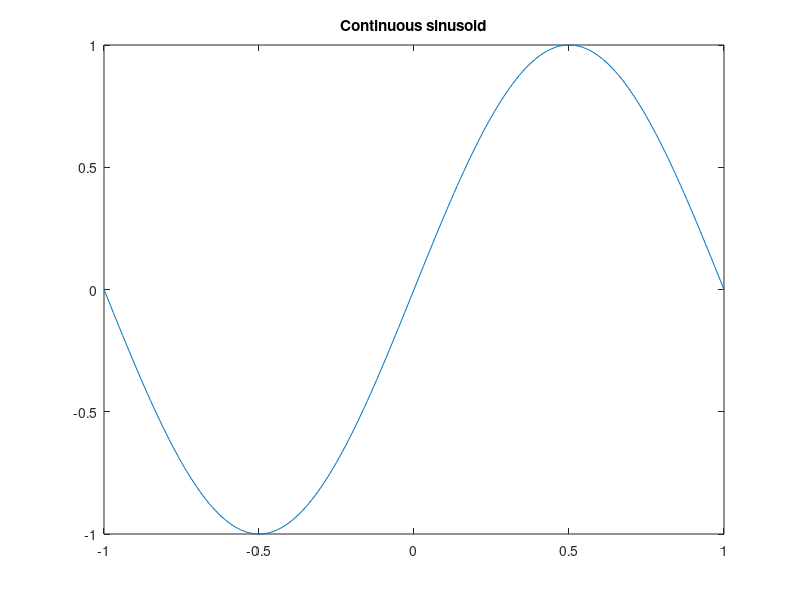
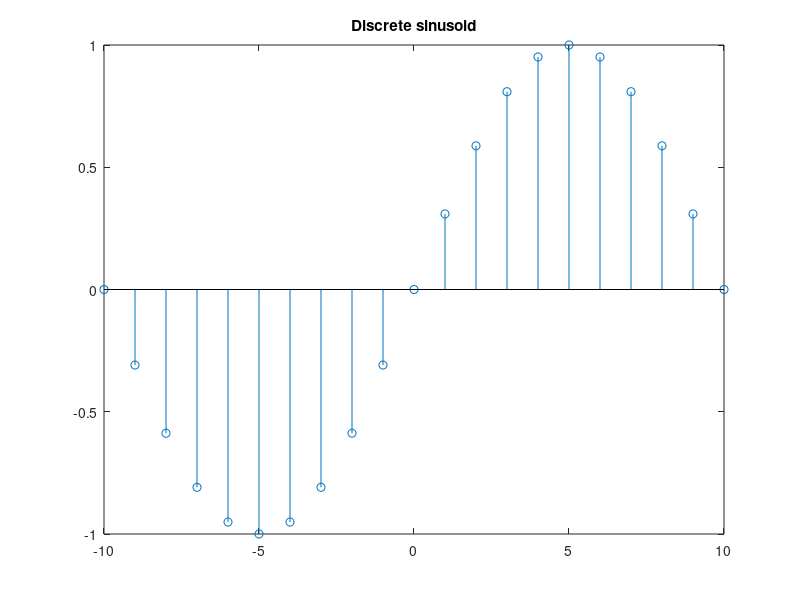
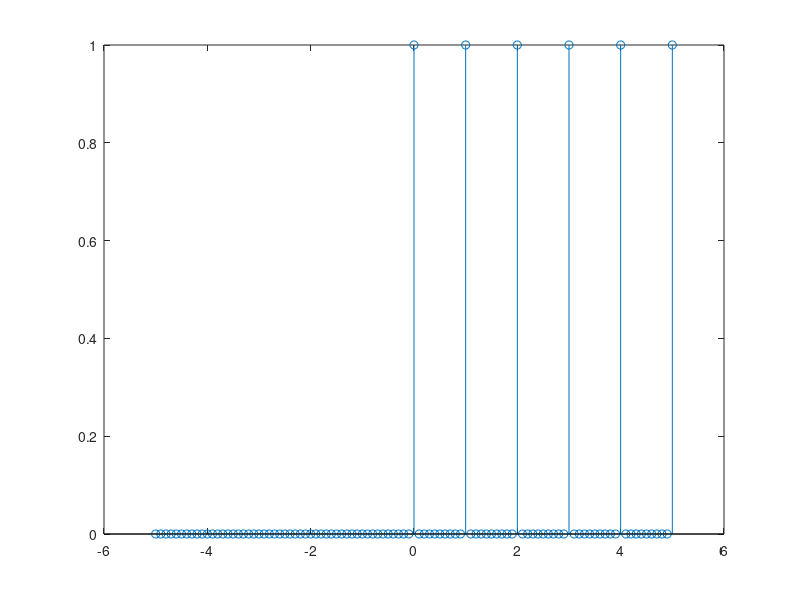
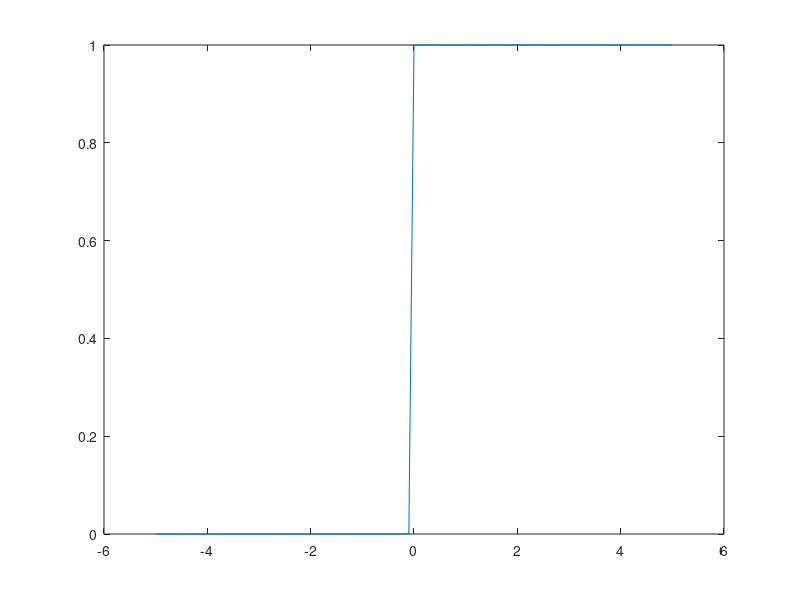

MATLAB code to generate these figures, in order: (Note: this script raises an error after producing the figures.)
%% Intro to Matlab
% Matlab is an interpreted language. Variables do not need to be declared,
% but Matalb assume the variable type. Be careful not to name variables
% with the same name as functions. If you have trouble with any Matlab
% functions, you can visit Matlab's help website as it usually comes with
% tutorials with examples.
%% Things that the TA should show you
% * Workspace (how to view individual variables)
% * The command window and the editor windows
% * Difference between a script and a function
% * How to publish a document
% * How to run, run section, and run with default inputs (for functions)
%% How to plot
% You should already know how to plot from previous courses with Matlab,
% but in this course, we want to make a strong distinction between plot and
% stem commands since we are differentiating between discrete and
% continuous domains.

%%% 
% Here is an example for the plot command. Make sure to get used to the
% version where you give both x and y arguments instead of the version
% where you only give y arguments. In this example, note how I am using
% plot on a "continuous" signal where I just specify the x to have
% non-integer increments

x = -1:0.01:1;
y = sin(pi*x);
figure;
plot(x,y);
title('Continuous sinusoid')


%%
% In this next example, x is going to be a discrete signal where I specify
% x to be in integer increments. Therefore, I will be using the stem
% command. Note that when I define x, I use the notation where I don't
% specify the increment amount, since the default increment is 1.
% Additionally, to publish in such a way that 

x = -10:10;
y = sin(0.1*pi*x);
figure;
stem(x,y);
title('Discrete sinusoid')


%% close, clear, and clc commands
% * close: closes the currently selected figure. close all  closes all
% figures
% * clear: removes variables from the workspace. clear all removes all
% variables from the workspace while clear <variable> removes only the
% variable specified by <variable>
% * clc: clears the command window. This one is mostly user preference
%
% When coding your labs, get into the habit of using close all and clear
% all at the beginning of each section of code. The most common mistake
% students will make is to accidentally use variables from previous
% sections while thinking they represent something else. The best example
% is accidentally reusing time variables, especially if the time regions
% are different in each section. Additionally, students sometimes wonder
% what happened to their figures, when in the previous section they had a
% figure with subfigures, and then they call the plot command in their
% current section.

% create some variables
x = 1:10;
y = 11:20;

% clear only x

clear x

%% save and load
% save and load are pretty self explanitory as they save and load variables
% to the workspace. Their main usage would be to save results of scripts
% that take a long time to process, or if you want to save a specific
% variariable before clearing the workspace, and then reload those
% variables after you clear it.

% create variables x and y (unsupressed so we can see output)
x = 1:10
y = 11:20

%%

% save only variable x
save('save_example', 'x');

% call clear to remove the variables
clear;


% create a new variable x with different values
x = 21:30

%%

% load your save
load('save_example');

% your x variable should now contain the old values
x

%% Loops and enumeration
% The syntax for for loops is: 
% for index = values
%   statements
% end
%
% where index is the iterator for the for loop which you will reference in
% your statements, and values is an array that you can initialize inside of
% the statement for before hand. Typically the normal use case is:

for i = 1:3
    disp(sprintf('this is iteration %d', i)); 
end

%%
% you can also do this:

x = [5 2 10 -1];

for i = x
    disp(sprintf('the current value of i is %d', i)); 
end

%% Matrix indexing
% In Matlab, we will mostly be dealing with matricies and matrix operations
% as they are generally more computationally efficient that loops (this is
% specific to Matlab). If you have a matrix, you can index into it like so:

x = [101:105; 111:115; 121:125]
indices = [10, 5, 3, 14, 7]
x(indices)

%%%
% note that we are using matrix indices, therefore we go from top to bottom
% before going left to right.
%%
% Additionally, if you have appropriately sized arrays, you can concatenate
% then like this:

y = [131:135]
xy_vertical = [x;y]

%%
% or like this:

z = [106:110;116:120; 126:130]
xz_horizontal = [x,z]

%% Displaying Results
% Matlab has multiple different ways of printing the results to the
% standard output. The standard out (stdout) will depend on if you are
% running the code or publishing the code. When running the code the stdout
% will be the command window and when publishing the code stdout with be
% the document you are publishing to. The easiest ways to outputing to
% stdout are unsupressing the output and using the disp command.

%%%
% Unsuppressing an output will cause both the variable name and it's value
% to be outputted to std out. You can unsuppress a code snippit by removing
% the semicolon at the end of the statement.
X1 = 53; % This is a suppressed output and will not show up in stdout
X2 = 21  % This is now unsuppressed and will now output to stdout


%%
% The disp command will only show values of the variable and so needs to be
% combined with text for context. This can be done using formatting from
% sprintf.

text = sprintf('X1 = \n\n\t\t\t\t%d', X1);
disp(text);
%% Booleans
% Boolean logic can be used in multiple different ways in matlab to access
% arrays or supress values. In matlab boolean are stored as 1s and 0s,
% however it does have it's own type that behaves differently.

DoubleMatrix = [1.0 1.0 0; 0 1.0 1.0; 0 0 0]
BooleanMatrix = (DoubleMatrix == 1);
A = [11 12 13; 14 15 16; 17 18 19]
% B(DoubleMatrix); This will error.
C = A(BooleanMatrix)
%%
% When setting a matrix like this the value of the new array is a 1D array
% with the values of the original matrix which had a true statement from
% the boolean matrix.
%
% Alternatively we can adjust the matrix using a boolean matrix on the left
% hand side of the equation

D = A;
D(BooleanMatrix) = D(BooleanMatrix) - 10

%%

E = A;
E(E < 14) = E(E < 14) * -1  % This is equal to E(A < 14) = E(A < 14) * -1;

%%
% When you multiply with a boolean matrix it will first be typecast into a
% double, behaving as a mask.

F = A .* BooleanMatrix

%%SAMPLING -------------------
% In multiple parts of your labs, you will be dealing with discrete
% functions which need to have the behaviour where the output needs to be
% zero if the input is non-integer. This behaviour can be replicated by
% using logicals:

n = [-5:0.1:5];
u = (mod(n,1)==0)*1.0.*(n>=0);
figure;
stem(n,u);

%%%
% In the discrete unit step function we just created, the logic statement
% on the left makes any output 0 if the input is non-integer. The logic
% statement on the right makes the output 0 if the input is negative. The
% middle *1.0 is to just have the output be saved as a double instead of a
% boolean.

%%
% Alternatively, if we want a continuous unit step function, we can skip
% the first logic statement:

n = [-5:0.1:5];
u = 1.0.*(n>=0);
figure;
plot(n,u);

%% Versioning
% When using different versions of Matlab certain functions change name or
% functionallity. To get around this issue you can check the version and
% use an if statement to get around the issue or throw an error.

%%%
% Here is an example in practice:
if verLessThan('matlab','8.4')
    error('Matlab version outdated');
elseif verLessThan('simulink','8.4')
    error('Simulink 4.0 is required');
else
    % myFunction();
end

%%
% A specific example is when you want a title over a plot with multiple
% subplots in older versions you use suptitle, however in version 9.5 the
% function was removed in favour of sgtitle.

y1 = 1:2:20;
y2 = 10:-1:1;
x = 1:10;
figure;
subplot(1,2,1);
plot(x,y1);
title('Plot 1');
subplot(1,2,2);
plot(x,y2);
title('Plot 2');

if verLessThan('matlab','9.5')
    suptitle('Plot 1 vs Plot 2');
else
    sgtitle('Plot 1 vs Plot 2');
end

%% Anonymous functions
% There are three points to the function: 
%
%     Name - This is what is used to call the function
%     Variables - These are your inputs
%     Calculation - This is what you want your function to do
%
% In anonymous functions the name takes the space of the variable to the
% left of the equals sign.
%
% Name = ...
%
%
% The variables are then placed in paranthesis after the @ symbol and are
% separated by commas.
%
% Name = @(Variable1,Variable2,...) ...
%
%
% The calculation behaves the same as if you were just writing the function
% normally.
%
% Name = @(Variable1,Variable2,...) 5*Variable1 + 2*Variable2;
%
%
% Anonymous functions are called the same way regular functions are called,
% so in this example:
%
% Name(x,y)

%%%
% Here is an example in practice:
a = 1;
b = 5;
c = 6;

root1 = @(x1,x2,x3) (x2 + sqrt(x2.^2-4*x1*x3))/(2*x1);
root2 = @(x1,x2,x3) (x2 - sqrt(x2.^2-4*x1*x3))/(2*x1);

ans1 = root1(a,b,c)
ans2 = root2(a,b,c)

